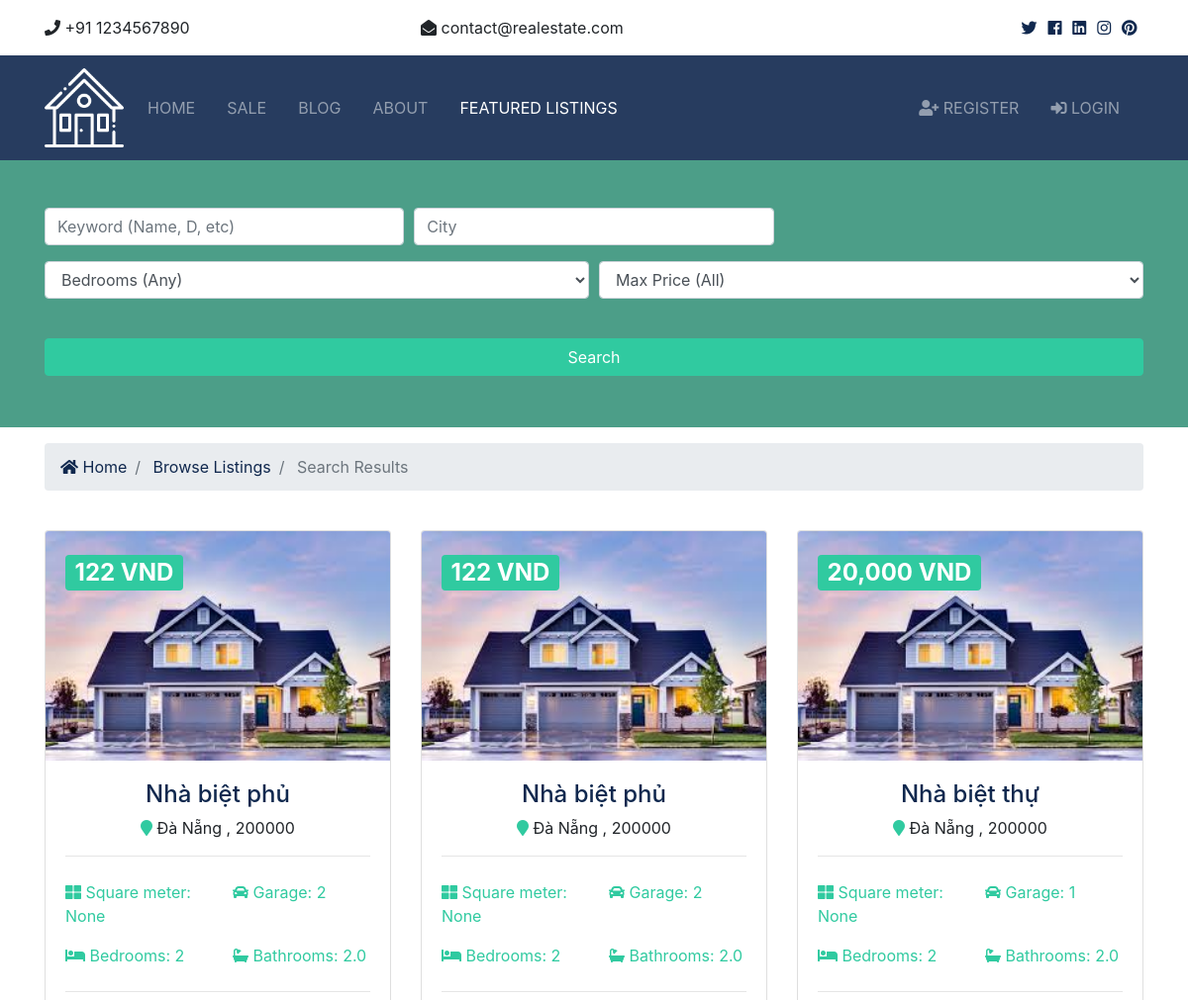
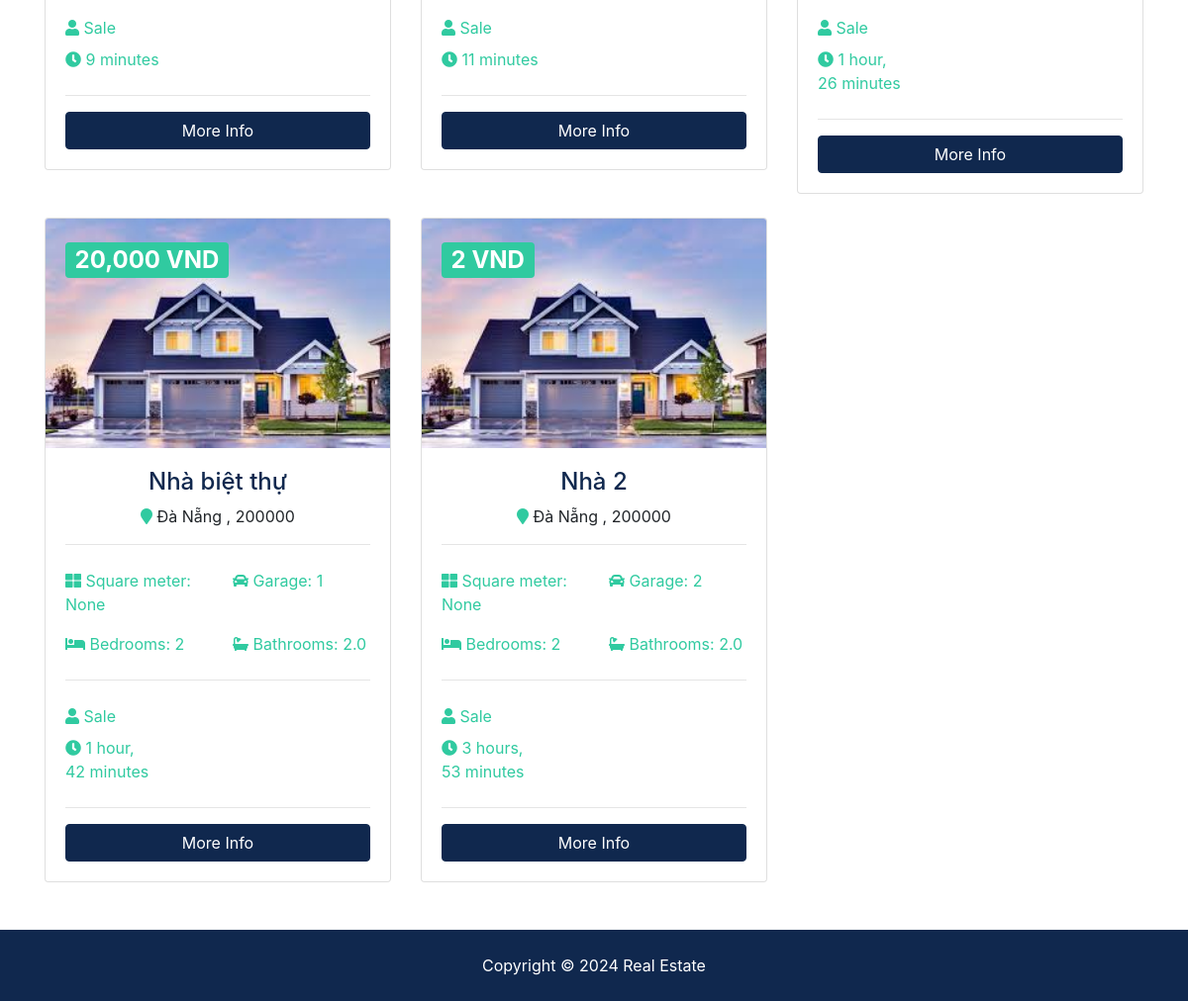
The page /listings/search on the database its author committed (2 pictures, top to bottom).
### listings/models.py (models this page shows, shortened)
class Listing(models.Model):
  realtor = models.ForeignKey(Realtor, on_delete=models.DO_NOTHING)
  title = models.CharField(max_length=200)
  address = models.CharField(max_length=200)
  city = models.CharField(max_length=100)
  state = models.CharField(max_length=100)
  zipcode = models.CharField(max_length=20)
  description = models.TextField(blank=True)
  price = models.IntegerField()
  bedrooms = models.IntegerField()
  bathrooms = models.DecimalField(max_digits=2, decimal_places=1)
  garage = models.IntegerField(default=0)
  sqft = models.IntegerField()
  lot_size = models.DecimalField(max_digits=5, decimal_places=1)
  photo_main = models.ImageField(upload_to='photos/%Y/%m/%d/')
  photo_1 = models.ImageField(upload_to='photos/%Y/%m/%d/', blank=True)
  photo_2 = models.ImageField(upload_to='photos/%Y/%m/%d/', blank=True)
  photo_3 = models.ImageField(upload_to='photos/%Y/%m/%d/', blank=True)
  photo_4 = models.ImageField(upload_to='photos/%Y/%m/%d/', blank=True)
  photo_5 = models.ImageField(upload_to='photos/%Y/%m/%d/', blank=True)
  photo_6 = models.ImageField(upload_to='photos/%Y/%m/%d/', blank=True)
  is_published = models.BooleanField(default=True)
  list_date = models.DateTimeField(default=datetime.now, blank=True)

### realtors/models.py (models this page shows)
class Realtor(models.Model):
  name = models.CharField(max_length=200)
  photo = models.ImageField(upload_to='photos/%Y/%m/%d/')
  description = models.TextField(blank=True)
  phone = models.CharField(max_length=20)
  email = models.CharField(max_length=50)
  is_mvp = models.BooleanField(default=False)
  hire_date = models.DateTimeField(default=datetime.now, blank=True)
  def __str__(self):
    return self.name

### listings/views.py (the view, shortened to what this page needs)
# urls.py: path('search', views.search, name='search'),
def search(request):
  queryset_list = Listing.objects.order_by('-list_date')
  if 'city' in request.GET:
    city = request.GET['city']
    if city:
      queryset_list = queryset_list.filter(city__iexact=city)
  if 'bedrooms' in request.GET:
    bedrooms = request.GET['bedrooms']
    if bedrooms:
      queryset_list = queryset_list.filter(bedrooms__lte=bedrooms)
  if 'price' in request.GET:
    price = request.GET['price']
    if price:
      queryset_list = queryset_list.filter(price__lte=price)
  context = {
    'state_choices': state_choices,
    'bedroom_choices': bedroom_choices,
    'price_choices': price_choices,
    'listings': queryset_list,
    'values': request.GET
  }
  return render(request, 'listings/search.html', context)

### templates/listings/search.html (shortened to what this page needs)
{% extends 'base.html' %}
{% load humanize %}
{% block content %}
<section id="showcase-inner" class="showcase-search text-white py-5">
    <div class="container">
      <div class="row text-center">
        <div class="col-md-12">
          <form action="{% url 'search' %}">
            <div class="form-row">
              <div class="col-md-4 mb-3">
                <input type="text" name="keywords" class="form-control" placeholder="Keyword (Name, D, etc)" value="{{ values.keywords }}">
              </div>
              <div class="col-md-4 mb-3">
                <input type="text" name="city" class="form-control" placeholder="City" value="{{ values.city }}">
              </div>
            </div>
            <div class="form-row">
              <div class="col-md-6 mb-3">
                <select name="bedrooms" class="form-control">
                  <option selected="true" disabled="disabled">Bedrooms (Any)</option>
                </select>
              </div>
              <div class="col-md-6 mb-3">
                <select name="price" class="form-control">
                  <option selected="true" disabled="disabled">Max Price (All)</option>
                </select>
              </div>
            </div>
            <button class="btn btn-secondary btn-block mt-4" type="submit">Search</button>
          </form>
        </div>
      </div>
    </div>
  </section>
  <section id="bc" class="mt-3">
    <div class="container">
      <nav aria-label="breadcrumb">
        <ol class="breadcrumb">
          <li class="breadcrumb-item">
            <a href="{% url 'index' %}">
              <i class="fas fa-home"></i> Home</a>
          </li>
          <li class="breadcrumb-item">
            <a href="{% url 'listings' %}">Browse Listings</a>
          </li>
          <li class="breadcrumb-item active"> Search Results</li>
        </ol>
      </nav>
    </div>
  </section>
  <section id="listings" class="py-4">
    <div class="container">
      <div class="row">
        {% if listings %}
          {% for listing in listings %}
          <div class="col-md-6 col-lg-4 mb-4">
              <div class="card listing-preview">
                <img class="card-img-top" src="{{ listing.photo_main.url }}" alt="">
                <div class="card-img-overlay">
                  <h2>
                    <span class="badge badge-secondary text-white">{{ listing.price |intcomma  }} VND</span>
                  </h2>
                </div>
                <div class="card-body">
                  <div class="listing-heading text-center">
                    <h4 class="text-primary">{{ listing.title }}</h4>
                    <p>
                      <i class="fas fa-map-marker text-secondary"></i> {{ listing.city }} {{ listing.state }}, {{ listing.zipcode }}</p>
                  </div>
                  <hr>
                  <div class="row py-2 text-secondary">
                    <div class="col-6">
                      <i class="fas fa-th-large"></i> Square meter: {{ listing.sqft }}</div>
                    <div class="col-6">
                      <i class="fas fa-car"></i> Garage: {{ listing.garage }}</div>
                  </div>
                  <div class="row py-2 text-secondary">
                    <div class="col-6">
                      <i class="fas fa-bed"></i> Bedrooms: {{ listing.bedrooms }}</div>
                    <div class="col-6">
                      <i class="fas fa-bath"></i> Bathrooms: {{ listing.bathrooms }}</div>
                  </div>
                  <hr>
                  <div class="row py-2 text-secondary">
                    <div class="col-12">
                      <i class="fas fa-user"></i> {{ listing.realtor }}</div>
                  </div>
                  <div class="row text-secondary pb-2">
                    <div class="col-6">
                      <i class="fas fa-clock"></i> {{ listing.list_date | timesince }}</div>
                  </div>
                  <hr>
                  <a href="{% url 'listing' listing.id %}" class="btn btn-primary btn-block">More Info</a>
                </div>
              </div>
            </div>
          {% endfor %}
        {% else %}
          <div class="col-md-12">
            <p>No Listings Available</p>
          </div>
        {% endif %}
      </div>
    </div>
  </section>
  {% endblock %}

### realestate/static/css/all.css (style rules this page uses)
.fa, .fas, .far, .fal, .fab { -moz-osx-font-smoothing: grayscale; -webkit-font-smoothing: antialiased; display: inline-block; font-style: normal; font-variant: normal; text-rendering: auto; line-height: 1; }
.fa-bath:before { content: "\f2cd"; }
.fa-bed:before { content: "\f236"; }
.fa-car:before { content: "\f1b9"; }
.fa-clock:before { content: "\f017"; }
.fa-home:before { content: "\f015"; }
.fa-map-marker:before { content: "\f041"; }
.fa-th-large:before { content: "\f009"; }
.fa-user:before { content: "\f007"; }
.fa, .fas { font-family: 'Font Awesome 5 Free'; font-weight: 900; }

### realestate/static/css/style.css (style rules this page uses)
.btn-secondary { color: #fff !important; }
img { width: 100%; }
#showcase-inner { background: url(../img/building.jpg) no-repeat top center fixed/cover; position: relative; overflow: hidden; min-height: 200px; }
#showcase-inner::before { content: ''; position: absolute; top: 0; left: 0; min-height: 100%; width: 100%; background: rgba(32, 134, 107, 0.8); }
#showcase-inner.showcase-search { min-height: 270px; }
.listing-preview a { position: relative; }

### rows shown on the page
Listing: photo_main (picture), price "122", title "Nhà biệt phủ", city "Đà Nẵng", zipcode "200000", sqft "None", garage "2", bedrooms "2", bathrooms "2.0", realtor "Sale", list_date "9 minutes"
Listing: photo_main (picture), price "122", title "Nhà biệt phủ", city "Đà Nẵng", zipcode "200000", sqft "None", garage "2", bedrooms "2", bathrooms "2.0", realtor "Sale", list_date "11 minutes"
Listing: photo_main (picture), price "20,000", title "Nhà biệt thự", city "Đà Nẵng", zipcode "200000", sqft "None", garage "1", bedrooms "2", bathrooms "2.0", realtor "Sale", list_date "1 hour, 26 minutes"
Listing: photo_main (picture), price "20,000", title "Nhà biệt thự", city "Đà Nẵng", zipcode "200000", sqft "None", garage "1", bedrooms "2", bathrooms "2.0", realtor "Sale", list_date "1 hour, 42 minutes"
Listing: photo_main (picture), price "2", title "Nhà 2", city "Đà Nẵng", zipcode "200000", sqft "None", garage "2", bedrooms "2", bathrooms "2.0", realtor "Sale", list_date "3 hours, 53 minutes"
